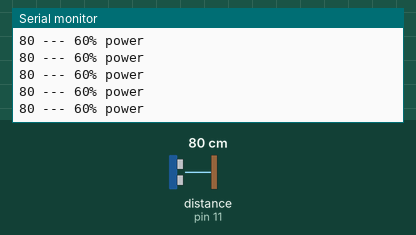
This sketch was run on a simulated Arduino Uno, built with avr-gcc and run on an emulated ATmega328P. Parts: the last lines printed to the serial monitor. Wiring (inferred from the names in the program): ultrasonic range finder: trigger pin 12; echo pin 11. The test bench sets the inputs (shaded band); at power-on: distance to the obstacle (sensor on pin 11) 80 cm. The echo pulse lasts 58.3 µs per cm.

Above: at 1.2 s.
1.3 s: distance to the obstacle (sensor on pin 11) set to 2 cm
At 1.68 s:
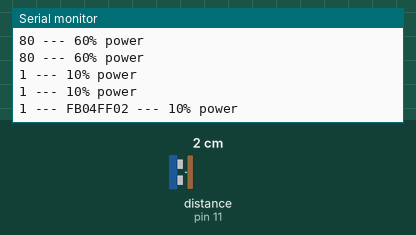
3.0 s: distance to the obstacle (sensor on pin 11) set to 60 cm
At 3.37 s:
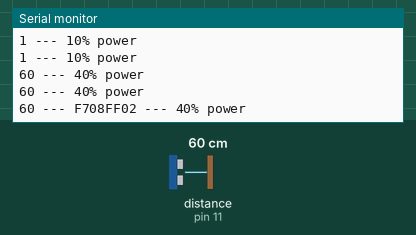
4.7 s: distance to the obstacle (sensor on pin 11) set to 120 cm
At 5.12 s:
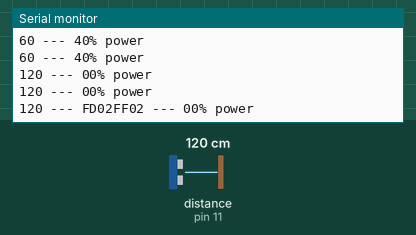
Timing chart, 0 to 7.7 s (numbered marks = the images above; inputs shaded):
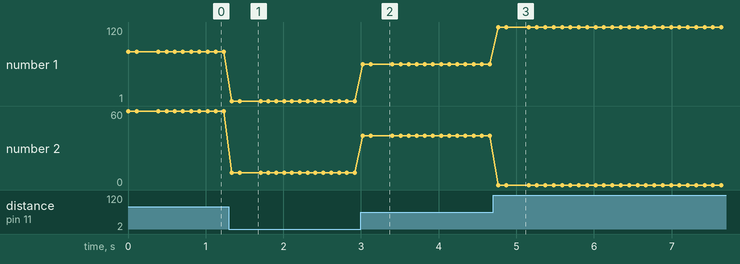

Measured:
- after the input at 1.3 s, the serial monitor: prints a new line at once (image 1)
- after the input at 3.0 s, the serial monitor: prints a new line at once (image 2)
- after the input at 4.7 s, the serial monitor: prints a new line after 0.07 s (image 3)
- plotted number 1: 80 → 1 after the input at 1.3 s, 60 → 120 after the input at 4.7 s
- plotted number 2: 60 → 10 after the input at 1.3 s, 10 → 40 after the input at 3.0 s, 40 → 0 after the input at 4.7 s

The sketch:

MyArduino_IR_Distance_Activated_TX.ino
```cpp
#include <IRremote.h>
#include "buttonToHex.h"
#include "interpretReceived.h"

#define IR_RECEIVE_PIN 7
#define IR_TX_PIN 3
#define trigPin 12
#define echoPin 11

#define lowCutoff 25
#define highCutoff 100
#define unchangedCounterDefault 3
#define lowestButton 2
#define highestButton 10
#define offButton 0
#define maxButton 1

#define mainDelay 100

void setup(){
  Serial.begin(9600);
  pinMode(trigPin, OUTPUT);
  pinMode(echoPin, INPUT);
  IrSender.begin(IR_TX_PIN, true);
}

int measureDistance(){
  long timePassed, distance;

  digitalWrite(trigPin, LOW);
  delayMicroseconds(2);
  digitalWrite(trigPin, HIGH);
  delayMicroseconds(10);
  digitalWrite(trigPin, LOW);

  timePassed = pulseIn(echoPin, HIGH);
  distance = timePassed / 58;

  return distance;
}

int distance = 0;
byte buttonNr = 3;
byte currentButton = 0;
bool hasButtonChanged = false;
byte unchangedCounter = unchangedCounterDefault;

void loop(){
//  Serial.println(buttonToHex(buttonNr), HEX);
  distance = measureDistance();
  buttonNr = map(distance, lowCutoff, highCutoff, lowestButton, highestButton);
  if (buttonNr > highestButton){
    buttonNr = maxButton;
  } else if (buttonNr <= lowestButton){
    buttonNr = lowestButton;
  }

  if(currentButton == buttonNr){
    hasButtonChanged = false;
  } else {
    hasButtonChanged = true;
  }

  Serial.print(distance);
  Serial.print(" --- ");

  if(hasButtonChanged){
    unchangedCounter--;
    if(unchangedCounter <= 0){

      Serial.print(buttonToHex(buttonNr), HEX);
      Serial.print(" --- ");
      IrSender.sendNECRaw(buttonToHex(buttonNr));
      currentButton = buttonNr;
      unchangedCounter = unchangedCounterDefault;
    }
  }
  Serial.print(buttonNr-1);
  Serial.println("0% power ");

  delay(mainDelay);
}
```

buttonToHex.cpp
```cpp
#include "buttonToHex.h"

long buttonToHex(int buttonNr){
  switch (buttonNr+1){
    case 1:
      return 4278255362;
      break;
    case 2:
      return 4244832002;
      break;
    case 3:
      return 4211408642;
      break;
    case 4:
      return 4194696962;
      break;
    case 5:
      return 4177985282;
      break;
    case 6:
      return 4144561922;
      break;
    case 7:
      return 4127850242;
      break;
    case 8:
      return 4111138562;
      break;
    case 9:
      return 4077715202;
      break;
    case 10:
      return 4061003522;
      break;
    case 11:
      return 4044291842;
      break;
    case 12:
      return 4010868482;
      break;
    case 13:
      return 3994156802;
      break;
    case 14:
      return 3977445122;
      break;
    default:
      return 0;
      break;
        }
}
```

buttonToHex.h
```cpp
#ifndef MY_LIBRARY_H
#define MY_LIBRARY_H

#include <Arduino.h>

long buttonToHex(int buttonNr);

#endif
```

interpretReceived.cpp
```cpp
const char* interpretReceived(long recv_thing){
  switch (recv_thing){
    case 0xFF00FF02:
      return("#0 On/Off");
      break;
    case 0xFD02FF02:
      return("#1 Light Max");
      break;
    case 0xFB04FF02:
      return("#2 10%");
      break;
    case 0xFA05FF02:
      return("#3 20%");
      break;
    case 0xF906FF02:
      return("#4 30%");
      break;
    case 0xF708FF02:
      return("#5 40%");
      break;
    case 0xF609FF02:
      return("#6 50%");
      break;
    case 0xF50AFF02:
      return("#7 60%");
      break;
    case 0xF30CFF02:
      return("#8 70%");
      break;
    case 0xF20DFF02:
      return("#9 80%");
      break;
    case 0xF10EFF02:
      return("#10 90%");
      break;
    case 0xEF10FF02:
      return("#11 Flash");
      break;
    case 0xEE11FF02:
      return("#12 Button +");
      break;
    case 0xED12FF02:
      return("#13 Button -");
      break;
    default:
      return("unknown");
      break;
  }
}
```

interpretReceived.h
```cpp
#ifndef MY_LIBRARY_2_H
#define MY_LIBRARY_2_H

#include <Arduino.h>

const char* interpretReceived(long recv_thing);

#endif
```
